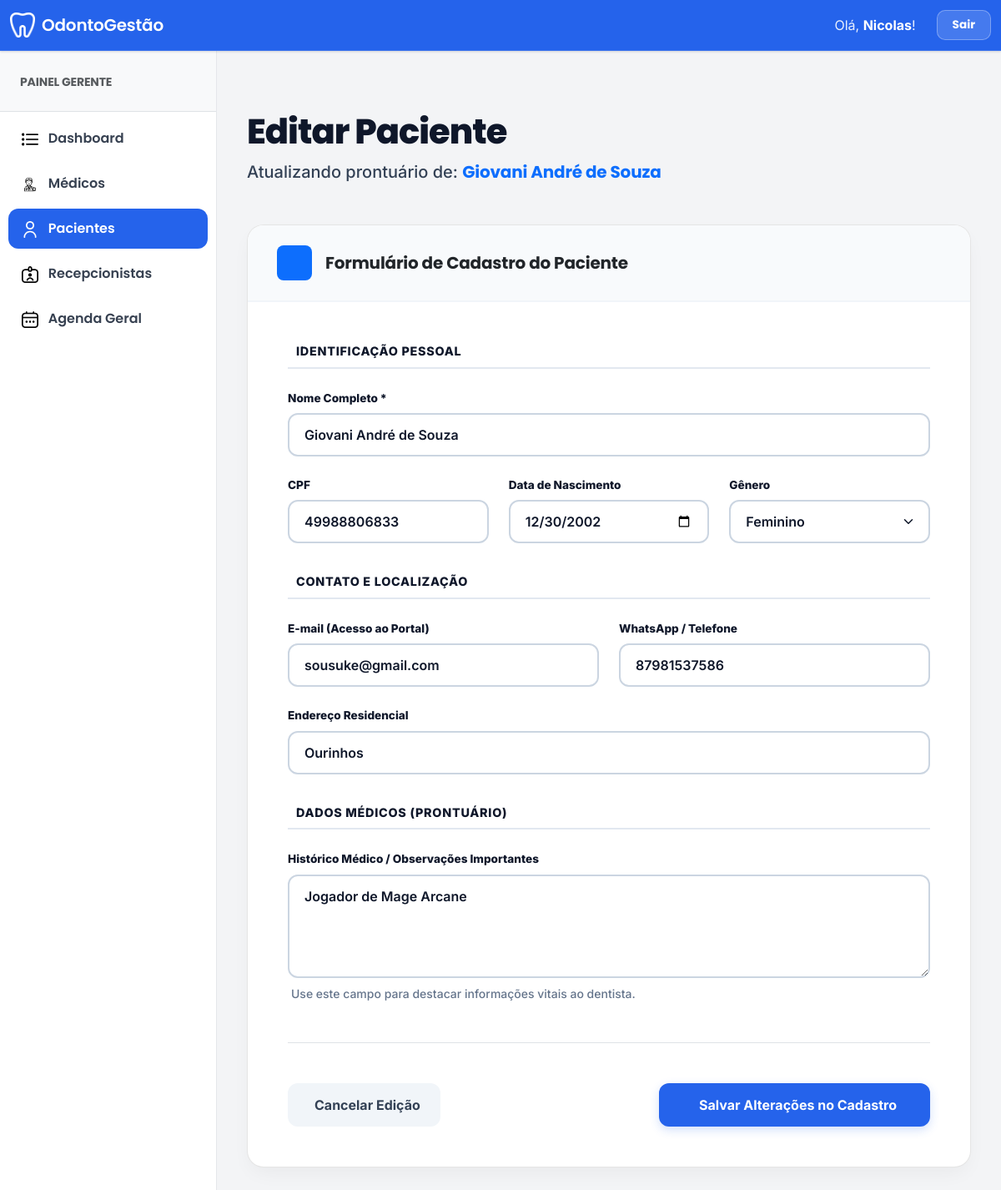
/edit_paciente/22/ (signed in), run on an earlier commit of the app's database.
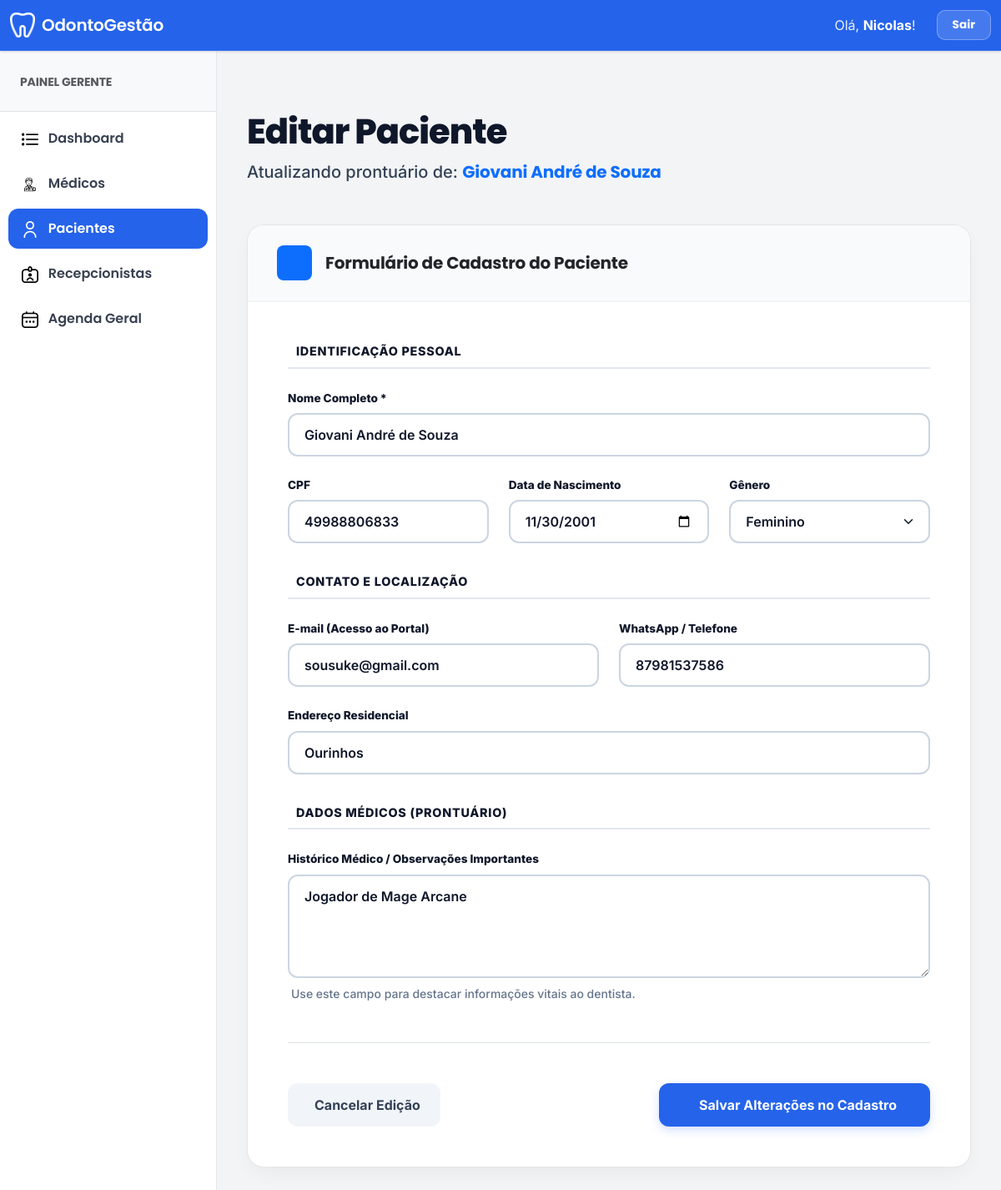
And on a later commit of the database.
### clinica_app/models.py (models this page shows)
class Paciente(models.Model):
    admin = models.OneToOneField(CustomUser, on_delete=models.CASCADE)
    genero = models.CharField(max_length=50, null=True, blank=True)
    cpf = models.CharField(max_length=14, null=True, blank=True)
    telefone = models.CharField(max_length=20, null=True, blank=True)
    data_nascimento = models.DateField(null=True, blank=True)
    address = models.TextField(null=True, blank=True)
    historico_medico = models.TextField(null=True, blank=True)

### clinica_app/views.py (the view)
# urls.py: path('edit_paciente/<paciente_id>/', views.edit_paciente, name="edit_paciente"),
@login_required
def edit_paciente(request, paciente_id):
    if str(request.user.user_type) not in ["1", "4"]: return redirect('home')
    u = get_object_or_404(CustomUser, id=paciente_id)
    return render(request, "gerente_template/edit_paciente_template.html", {"paciente": u.paciente, "usuario_edit": u})

### clinica_app/templates/gerente_template/edit_paciente_template.html (shortened to what the changed rows need)
{% extends 'base.html' %}
{% load static %}
{% block main_content %}
<div class="container-fluid py-5 page-container">
    <div class="text-center text-lg-start mb-5">
        <h1 class="title-main mb-2" style="font-size: 2.6rem;">Editar Paciente</h1>
    </div>
    <div class="form-card">
        <form action="{% url 'edit_paciente_save' %}" method="post" class="card-body p-5">
            <div class="row g-4 mb-4">
                <div class="col-md-4">
                    <label class="label-saas">CPF</label>
                    <input type="text" name="cpf" class="form-control form-control-saas cpf" value="{{ paciente.cpf|default:'' }}" placeholder="000.000.000-00">
                </div>
                <div class="col-md-4">
                    <label class="label-saas">Data de Nascimento</label>
                    <input type="date" name="data_nascimento" class="form-control form-control-saas" value="{{ paciente.data_nascimento|date:'Y-m-d' }}">
                </div>
                <div class="col-md-4">
                    <label class="label-saas">Gênero</label>
                    <select name="genero" class="form-control form-control-saas form-select-saas">
                        <option value="Feminino" {% if paciente.genero == "Feminino" %}selected{% endif %}>Feminino</option>
                    </select>
                </div>
            </div>
            <div class="row g-4 mb-4">
                <div class="col-md-6">
                    <label class="label-saas">WhatsApp / Telefone</label>
                    <input type="text" name="telefone" class="form-control form-control-saas phone" value="{{ paciente.telefone|default:'' }}" placeholder="(00) 00000-0000">
                </div>
                <div class="col-md-12">
                    <label class="label-saas">Endereço Residencial</label>
                    <input type="text" name="address" class="form-control form-control-saas" value="{{ paciente.address }}" placeholder="Ex: Rua das Flores, 123 - Centro">
                </div>
            </div>
            <div class="mb-5">
                <label class="label-saas">Histórico Médico / Observações Importantes</label>
                <textarea name="historico_medico" class="form-control form-control-saas" rows="4"
                          placeholder="Alergias, medicamentos contínuos, cirurgias ou condições crônicas...">{{ paciente.historico_medico }}</textarea>
                <div class="form-text mt-2" style="color: #64748b; font-weight: 500;">
                     Use este campo para destacar informações vitais ao dentista.
                </div>
            </div>
        </form>
    </div>
</div>
{% endblock main_content %}

What changed in the data, as far as the page shows it:
changed Paciente "Feminino": data_nascimento "12/30/2002" → "11/30/2001"
